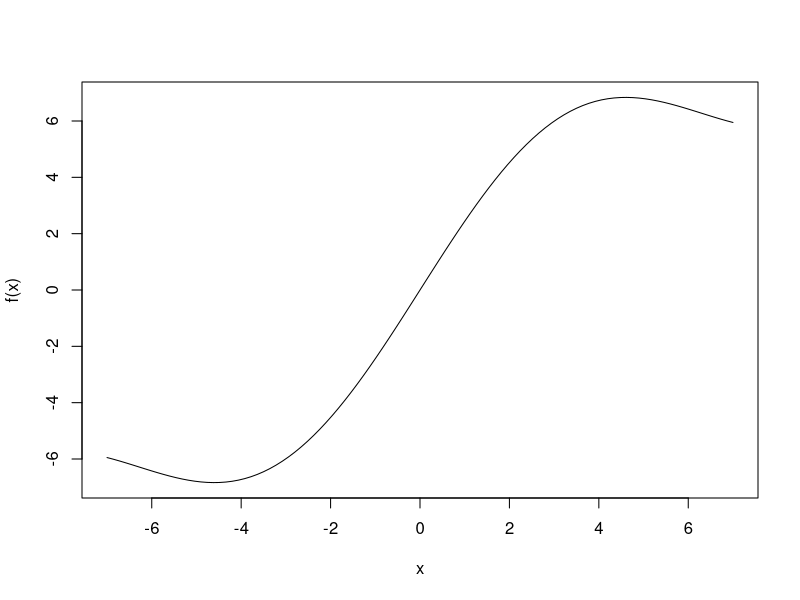

Here is the R script that generated this plot:
#벡터
A <- c(10,2,3,4)
#array
B <- array(c(1:24), dim=c(4,3,2))
#factor
C <- as.factor(c(rep("male",10),rep("female",10)))
#dataframe
D <- as.data.frame(B)
#list
E <- list(title = "R you on time?", duration = 230)

#paste() : 문자열 합치기 https://m.blog.naver.com/coder1252/220985161855 참조

#함수만들기
power <- function(x,pow){
    return(x^pow)
}
print(power(2,3))
print(power(2:4,3)) #벡터로 입력하면 출력도 벡터

#숫자의 벡터를 취하여 표준화 값을 반환하는 함수, 즉, 분산이 1이 되도록 평균 감산 및 축소된 데이터를 만든다
my.standard<-function(x){
    (x-mean(x))/sd(x)
}
set.seed(10)
print(my.standard(rnorm(10)))
print(var(rnorm(10)))

#2.3 실습
f <- function(x){
    3*sin(x/2)+x
}
print(f(0))
print(f(1))
print(f(pi))
curve(f,-7,7)

#Lab
my.display<-function(x){
    cat("Summary of input: \n") #출력후 행을 따로 바꾸지 않는 출력
    return(summary(x))
}
print(my.display(1))

set.seed(1234)
my.data<-rnorm(200)
print(median(my.data))
